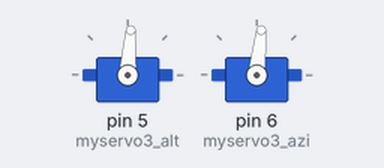
A sketch run on a simulated Arduino Uno, built with avr-gcc and run on an emulated ATmega328P. Parts: 2 × servo. What the sketch prints to the serial monitor is not drawn.

Above: at 0.1 s.
Timing chart, 0 to 1.6 s (numbered marks = the images above):
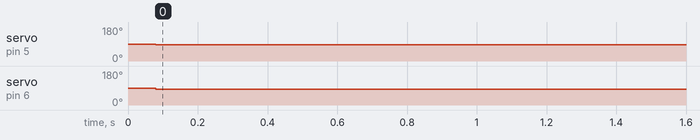

Measured:
- by itself, servo on pin 5 (myservo3_alt): 90° → 86° at 0.08 s
- by itself, servo on pin 6 (myservo3_azi): 90° → 84° at 0.08 s

The sketch:

SolarStill_test9.ino
```cpp
#include <Servo.h>
#include <math.h>

          /*May 21 2021*/
 int PTh=10;  //present time in hours*
 int PTm=05; //present time in minutes*
 int day_of_year= 141; //day of the year of the experiment*


 double Hour=0; //initiation of variable "Hour"
 double gamma=0; //initiation of variable "gamma"
 double eqtime=0; //initiation of variable "eqtime"
 double decl=0; //intiation of variable "decl"
 double time_offset=0; //initiation of variable "time_offset"
 double tst=0; //initiation of variable "tst"
 double ha=0; //initiation of variable "ha"
 double phi=0; //initiation of variable "phi"
 double beta=0; //initiation of variable "beta"
 double alpha_d=0; //initiation of variable "alpha_d"
 double beta_d=0; //initiation of variable "beta_d"
 double a3=0; //initiation of variable "a3"
 double b3=0; //initiation of variable "b3"

       /*544 corespond to 0 degree angle/ 2394 correspond to 180 degree angle*/
 double C= (2394-544)/180; //conversion of degree in arduino angle parameter
 double pi= 3.1415926; //value of 'pi'
 double h=23.625; //height(in inch) of convex mirror focal point from the origin(centre point of the base on which these mirror units are intalled)

 int timezone=-6; //timezone in hour from UTC (Mountain Daylight Time)
 double latitude= 32.280856; //latitude position (in degree) of the experimental station (Jett Hall Annex)
 double longitude= -106.76; //longitude position (in degree) of the experimental station (Jett Hall Annex)
 double lat= (3.1415926/180)*latitude; //latitude (in radian) for trigonometric functions
 unsigned long myTime;
//-------------------------------------------------------------------------

//---------UNIT#3-------------
  double x3= 18.75; //x position (in inch) of unit#3
  int y3=0; //y position (in inch) of unit#3
  double d3=sqrt(x3*x3+y3*y3); //distance (in inch) of unit#3 from origin(centre point of the base on which these mirror units are intalled)
  double theta3_d= (180/3.1415926)*atan(h/d3); //angle in degree

  double a3_d= 90 -((theta3_d-alpha_d)/2); //intial angle (in degree) for altitude adjustment of unit#3
  double b3_d= 45 +(beta_d)/2; //intial angle (in degree) for azimuthal adjustment of unit#3

  Servo myservo3_alt; //create servo object to control a servo for altitude adjustment for unit#3
  Servo myservo3_azi; //create servo object to control a servo for azimuthal adjustment for unit#3
//-------------------------------

void setup()
{
//---------------UNIT#3--------------------
  myservo3_alt.attach(5); //attaches the 'altitude adjustment servo' of unit#3 on pin 5 to the servo object
  myservo3_azi.attach(6); //attaches the 'azimuthal adjustment servo' of unit#3 on pin 6 to the servo object
//-----------------------------------------

//-----------------------------------------
    Serial.begin(9600);
    Serial.print("myTime=");
    Serial.print(myTime);
    Serial.print("\t");
    Serial.print("tst");
    Serial.print(tst);
    Serial.print("\t");
    Serial.print("time_offset");
    Serial.print(time_offset);
    Serial.print("\t");
    Serial.print("eqtime");
    Serial.print(eqtime);
    Serial.print("\n");
    Serial.print("longitude");
    Serial.print(longitude);
    Serial.print("\n");

    Serial.print("theta3_d=");
    Serial.print(theta3_d);
    Serial.print("\n");

    Serial.print("alpha_d=");
    Serial.print(alpha_d);
    Serial.print("\t");
    Serial.print("beta_d=");
    Serial.print(beta_d);
    Serial.print("\n");

    Serial.print("a3_d=");
    Serial.print(a3_d);
    Serial.print("\t");
    Serial.print("a3=");
    Serial.print(a3);
    Serial.print("\n");

    Serial.print("b3_d=");
    Serial.print(b3_d);
    Serial.print("\t");
    Serial.print("b3=");
    Serial.print(b3);
    Serial.print("\n");


//-----------------------------------------
}

void loop()
{
  myTime= millis();

    Hour= (((PTh*60+PTm)*60000) +myTime)/3600000; //hour corresponds to current time
    day_of_year=  141;

    gamma= (2*pi/365)*(day_of_year-1+((Hour-12)/24)); //fractional year (in radian); [for leap year, use 366 instead of 365 in the denominator]
    eqtime= 229.18*(0.000075+0.001868*cos(gamma)-0.032077*sin(gamma)-0.014615*cos(2*gamma)-0.040849*sin(2*gamma)); //equation of time (in minutes)

    decl= 0.006918-0.399912*cos(gamma)+0.070257*sin(gamma)-0.006758*cos(2*gamma)+0.000907*sin(2*gamma)-0.002697*cos(3*gamma)+0.00148*sin(3*gamma);
                  //solar declination angle (in radians)
    time_offset= eqtime+4*longitude-60*timezone; //time offset (in minutes)

    tst= (PTh*60+PTm+time_offset) +(myTime/60000); //true solar time (in minutes)

    ha= (pi/180)*((tst/4)-180); //solar hour angle(in radian)

    phi= acos(sin(lat)*sin(decl)+cos(lat)*cos(decl)*cos(ha)); //solar zenith angle angle (in radian)
    beta= acos((sin(lat)*cos(phi)-sin(decl))/(cos(lat)*sin(phi))); //solar azimuth angle (in radian)

    alpha_d= (180/pi)*(pi/2-phi); //solar altitude/elevation angle (in degree)
    beta_d= (180/pi)*beta; //solar azimuth angle (in degree)

//-----------------------------------------------------------------------------

//--------------------(3)------------------------
    a3_d= 90 -((theta3_d-alpha_d)/2); //intial angle (in degree) for altitude adjustment of unit#3
    a3= 544 +a3_d*C; //initial angle (for arduino) for altitude adjustment of unit#3
    myservo3_alt.write(a3);

    b3_d= 45 +(beta_d)/2; //intial angle (in degree) for azimuthal adjustment of unit#3
    b3= 544 +b3_d*C; //initial angle (for arduino) for azimuthal adjustment of unit#3
    myservo3_azi.write(b3);
//--------------------(4)------------------------


    Serial.print(">>");
    Serial.print(myTime);
    Serial.print("\t");
    Serial.print(tst);
    Serial.print("\t");
    Serial.print(time_offset);
    Serial.print("\t");
    Serial.print(eqtime);
    Serial.print("\n");

    Serial.print("\t");
    Serial.print(theta3_d);
    Serial.print("\n");

    Serial.print("\t");
    Serial.print(alpha_d);
    Serial.print("\t");
    Serial.print(beta_d);
    Serial.print("\n");

    Serial.print("\t");
    Serial.print(a3_d);
    Serial.print("\t");
    Serial.print(a3);
    Serial.print("\n");

    Serial.print("\t");
    Serial.print(b3_d);
    Serial.print("\t");
    Serial.print(b3);
    Serial.print("\n");

delay(2000);

}
```
